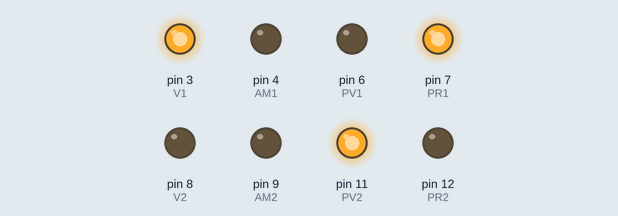
Recording of a sketch running on a simulated Arduino Uno, built with avr-gcc and run on an emulated ATmega328P. Parts: output pins drawn as LEDs (lit = HIGH). Pins used as bus, display or sensor lines are not drawn.

Above: at 0.1 s.
At 60.15 s:
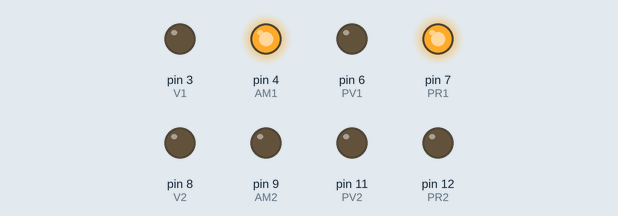
At 62.85 s:
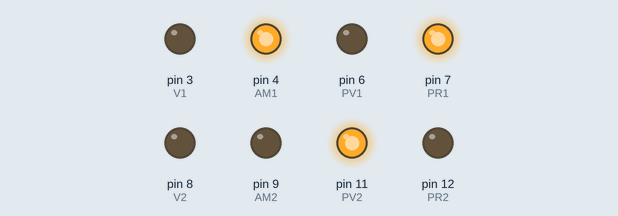
At 66.1 s:
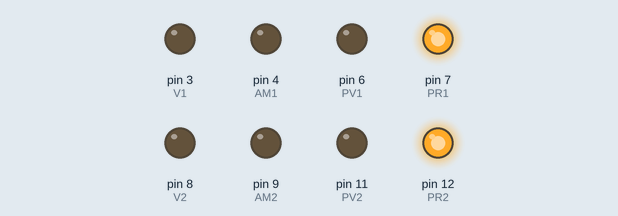
At 67.1 s:
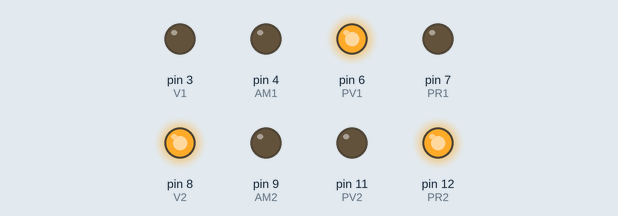
At 129.85 s:
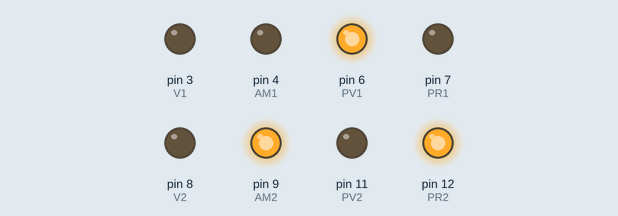
Timing chart, 0 to 130.0 s (numbered marks = the images above):
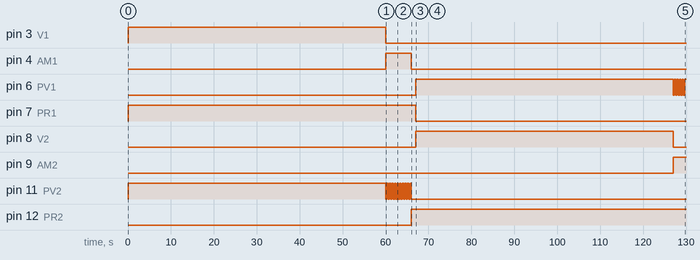

The sketch:

semaforo.ino
```cpp
// Asignación de pines - Semaforo A
const int V1 = 3;
const int AM1 = 4;
const int R1 = 5;
const int PV1 = 6;
const int PR1 = 7;

// Asignación de pines - Semaforo B
const int V2 = 8;
const int AM2 = 9;
const int R2 = 10;
const int PV2 = 11;
const int PR2 = 12;

void setup() {
  // Configurar pines del 3 al 12 como salidas
  for (int i = 3; i <= 12; i++) {
    pinMode(i, OUTPUT);
  }
}

void loop() {
  // ====================================================
  // FASE 1: PASO CALLE A (Autos Calle A avanzan)
  // ====================================================

  // Vehicular A: VERDE | Peatonal A: ROJO
  digitalWrite(V1, HIGH);  digitalWrite(AM1, LOW);  digitalWrite(R1, LOW);
  digitalWrite(PV1, LOW);  digitalWrite(PR1, HIGH);

  // Vehicular B: ROJO | Peatonal B: VERDE
  digitalWrite(V2, LOW);   digitalWrite(AM2, LOW);  digitalWrite(R2, HIGH);
  digitalWrite(PV2, HIGH); digitalWrite(PR2, LOW);

  delay(60000); // 6 segundos de paso

  // Transición Calle A: Amarillo Vehicular / Parpadeo Peatonal B
  digitalWrite(V1, LOW);
  digitalWrite(AM1, HIGH);

  // Parpadeo de aviso para peatones en Calle B antes de cambiar
  for(int i = 0; i < 10; i++) {
    digitalWrite(PV2, LOW);  delay(300);
    digitalWrite(PV2, HIGH); delay(300);
  }

  digitalWrite(PV2, LOW); digitalWrite(PR2, HIGH); // Peatonal B a Rojo
  digitalWrite(AM1, LOW);  digitalWrite(R1, HIGH);  // Vehicular A a Rojo

  delay(1000); // Pausa de seguridad (Todos en rojo brevemente)

  // ====================================================
  // FASE 2: PASO CALLE B (Autos Calle B avanzan)
  // ====================================================

  // Vehicular B: VERDE | Peatonal B: ROJO
  digitalWrite(V2, HIGH);  digitalWrite(AM2, LOW);  digitalWrite(R2, LOW);
  digitalWrite(PV2, LOW);  digitalWrite(PR2, HIGH);

  // Vehicular A: ROJO | Peatonal A: VERDE
  digitalWrite(V1, LOW);   digitalWrite(AM1, LOW);  digitalWrite(R1, HIGH);
  digitalWrite(PV1, HIGH); digitalWrite(PR1, LOW);

  delay(60000); // 6 segundos de paso

  // Transición Calle B: Amarillo Vehicular / Parpadeo Peatonal A
  digitalWrite(V2, LOW);
  digitalWrite(AM2, HIGH);

  // Parpadeo de aviso para peatones en Calle A
  for(int i = 0; i < 10; i++) {
    digitalWrite(PV1, LOW);  delay(300);
    digitalWrite(PV1, HIGH); delay(300);
  }

  digitalWrite(PV1, LOW); digitalWrite(PR1, HIGH); // Peatonal A a Rojo
  digitalWrite(AM2, LOW);  digitalWrite(R2, HIGH);  // Vehicular B a Rojo

  delay(1000); // Pausa de seguridad antes de reiniciar el ciclo
}
```

Measured:
- by itself, pin 3 (V1): LOW → HIGH at 0.00 s, → LOW 60.0 s later
- by itself, pin 4 (AM1): LOW → HIGH at 60.0 s, → LOW 6.0 s later
- by itself, pin 6 (PV1): LOW → HIGH at 67.0 s, → LOW 60.0 s later, → HIGH 0.30 s later, → LOW 0.30 s later, … (11 changes in this stretch)
- by itself, pin 7 (PR1): LOW → HIGH at 0.00 s, → LOW 67.0 s later
- by itself, pin 8 (V2): LOW → HIGH at 67.0 s, → LOW 60.0 s later
- by itself, pin 9 (AM2): LOW → HIGH at 127 s
- by itself, pin 11 (PV2): repeats every 0.60 s: LOW 0.30 s, HIGH 0.30 s, until it stays LOW from 66.0 s
- by itself, pin 12 (PR2): LOW → HIGH at 66.0 s
